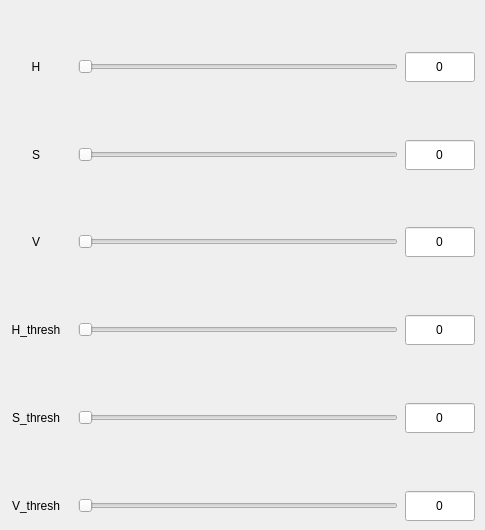
          <widget class="QWidget" name="tab_5">
           <attribute name="title">
            <string>Thresholding</string>
           </attribute>
           <widget class="QWidget" name="layoutWidget">
            <property name="geometry">
             <rect>
              <x>0</x>
              <y>0</y>
              <width>476</width>
              <height>521</height>
             </rect>
            </property>
            <layout class="QVBoxLayout" name="verticalLayout_4">
             <item>
              <spacer name="verticalSpacer_10">
               <property name="orientation">
                <enum>Qt::Vertical</enum>
               </property>
               <property name="sizeHint" stdset="0">
                <size>
                 <width>20</width>
                 <height>40</height>
                </size>
               </property>
              </spacer>
             </item>
             <item>
              <layout class="QHBoxLayout" name="horizontalLayout_7">
               <item>
                <widget class="QLabel" name="label_11">
                 <property name="minimumSize">
                  <size>
                   <width>70</width>
                   <height>20</height>
                  </size>
                 </property>
                 <property name="maximumSize">
                  <size>
                   <width>70</width>
                   <height>20</height>
                  </size>
                 </property>
                 <property name="text">
                  <string>H</string>
                 </property>
                 <property name="alignment">
                  <set>Qt::AlignCenter</set>
                 </property>
                </widget>
               </item>
               <item>
                <widget class="QSlider" name="HValue_slider">
                 <property name="minimumSize">
                  <size>
                   <width>320</width>
                   <height>30</height>
                  </size>
                 </property>
                 <property name="maximumSize">
                  <size>
                   <width>320</width>
                   <height>30</height>
                  </size>
                 </property>
                 <property name="maximum">
                  <number>255</number>
                 </property>
                 <property name="orientation">
                  <enum>Qt::Horizontal</enum>
                 </property>
                </widget>
               </item>
               <item>
                <widget class="QLineEdit" name="HValue_text">
                 <property name="minimumSize">
                  <size>
                   <width>70</width>
                   <height>30</height>
                  </size>
                 </property>
                 <property name="maximumSize">
                  <size>
                   <width>70</width>
                   <height>30</height>
                  </size>
                 </property>
                 <property name="text">
                  <string>0</string>
                 </property>
                 <property name="alignment">
                  <set>Qt::AlignCenter</set>
                 </property>
                 <property name="readOnly">
                  <bool>true</bool>
                 </property>
                </widget>
               </item>
              </layout>
             </item>
             <item>
              <spacer name="verticalSpacer_9">
               <property name="orientation">
                <enum>Qt::Vertical</enum>
               </property>
               <property name="sizeHint" stdset="0">
                <size>
                 <width>20</width>
                 <height>40</height>
                </size>
               </property>
              </spacer>
             </item>
             <item>
              <layout class="QHBoxLayout" name="horizontalLayout">
               <item>
                <widget class="QLabel" name="label_5">
                 <property name="minimumSize">
                  <size>
                   <width>70</width>
                   <height>20</height>
                  </size>
                 </property>
                 <property name="maximumSize">
                  <size>
                   <width>70</width>
                   <height>20</height>
                  </size>
                 </property>
                 <property name="text">
                  <string>S</string>
                 </property>
                 <property name="alignment">
                  <set>Qt::AlignCenter</set>
                 </property>
                </widget>
               </item>
               <item>
                <widget class="QSlider" name="SValue_slider">
                 <property name="minimumSize">
                  <size>
                   <width>320</width>
                   <height>30</height>
                  </size>
                 </property>
                 <property name="maximumSize">
                  <size>
                   <width>320</width>
                   <height>30</height>
                  </size>
                 </property>
                 <property name="maximum">
                  <number>255</number>
                 </property>
                 <property name="orientation">
                  <enum>Qt::Horizontal</enum>
                 </property>
                </widget>
               </item>
               <item>
                <widget class="QLineEdit" name="SValue_text">
                 <property name="minimumSize">
                  <size>
                   <width>70</width>
                   <height>30</height>
                  </size>
                 </property>
                 <property name="maximumSize">
                  <size>
                   <width>70</width>
                   <height>30</height>
                  </size>
                 </property>
                 <property name="text">
                  <string>0</string>
                 </property>
                 <property name="alignment">
                  <set>Qt::AlignCenter</set>
                 </property>
                 <property name="readOnly">
                  <bool>true</bool>
                 </property>
                </widget>
               </item>
              </layout>
             </item>
             <item>
              <spacer name="verticalSpacer">
               <property name="orientation">
                <enum>Qt::Vertical</enum>
               </property>
               <property name="sizeHint" stdset="0">
                <size>
                 <width>20</width>
                 <height>40</height>
                </size>
               </property>
              </spacer>
             </item>
             <item>
              <layout class="QHBoxLayout" name="horizontalLayout_2">
               <item>
                <widget class="QLabel" name="label_6">
                 <property name="minimumSize">
                  <size>
                   <width>70</width>
                   <height>20</height>
                  </size>
                 </property>
                 <property name="maximumSize">
                  <size>
                   <width>70</width>
                   <height>20</height>
                  </size>
                 </property>
                 <property name="text">
                  <string>V</string>
                 </property>
                 <property name="alignment">
                  <set>Qt::AlignCenter</set>
                 </property>
                </widget>
               </item>
               <item>
                <widget class="QSlider" name="VValue_slider">
                 <property name="minimumSize">
                  <size>
                   <width>320</width>
                   <height>30</height>
                  </size>
                 </property>
                 <property name="maximumSize">
                  <size>
                   <width>320</width>
                   <height>30</height>
                  </size>
                 </property>
                 <property name="maximum">
                  <number>255</number>
                 </property>
                 <property name="orientation">
                  <enum>Qt::Horizontal</enum>
                 </property>
                </widget>
               </item>
               <item>
                <widget class="QLineEdit" name="VValue_text">
                 <property name="minimumSize">
                  <size>
                   <width>70</width>
                   <height>30</height>
                  </size>
                 </property>
                 <property name="maximumSize">
                  <size>
                   <width>70</width>
                   <height>30</height>
                  </size>
                 </property>
                 <property name="text">
                  <string>0</string>
                 </property>
                 <property name="alignment">
                  <set>Qt::AlignCenter</set>
                 </property>
                 <property name="readOnly">
                  <bool>true</bool>
                 </property>
                </widget>
               </item>
              </layout>
             </item>
             <item>
              <spacer name="verticalSpacer_2">
               <property name="orientation">
                <enum>Qt::Vertical</enum>
               </property>
               <property name="sizeHint" stdset="0">
                <size>
                 <width>20</width>
                 <height>40</height>
                </size>
               </property>
              </spacer>
             </item>
             <item>
              <layout class="QHBoxLayout" name="horizontalLayout_3">
               <item>
                <widget class="QLabel" name="label_7">
                 <property name="minimumSize">
                  <size>
                   <width>70</width>
                   <height>20</height>
                  </size>
                 </property>
                 <property name="maximumSize">
                  <size>
                   <width>70</width>
                   <height>20</height>
                  </size>
                 </property>
                 <property name="text">
                  <string>H_thresh</string>
                 </property>
                 <property name="alignment">
                  <set>Qt::AlignCenter</set>
                 </property>
                </widget>
               </item>
               <item>
                <widget class="QSlider" name="HThreshValue_slider">
                 <property name="minimumSize">
                  <size>
                   <width>320</width>
                   <height>30</height>
                  </size>
                 </property>
                 <property name="maximumSize">
                  <size>
                   <width>320</width>
                   <height>30</height>
                  </size>
                 </property>
                 <property name="maximum">
                  <number>255</number>
                 </property>
                 <property name="orientation">
                  <enum>Qt::Horizontal</enum>
                 </property>
                </widget>
               </item>
               <item>
                <widget class="QLineEdit" name="HThreshValue_text">
                 <property name="minimumSize">
                  <size>
                   <width>70</width>
                   <height>30</height>
                  </size>
                 </property>
                 <property name="maximumSize">
                  <size>
                   <width>70</width>
                   <height>30</height>
                  </size>
                 </property>
                 <property name="text">
                  <string>0</string>
                 </property>
                 <property name="alignment">
                  <set>Qt::AlignCenter</set>
                 </property>
                 <property name="readOnly">
                  <bool>true</bool>
                 </property>
                </widget>
               </item>
              </layout>
             </item>
             <item>
              <spacer name="verticalSpacer_3">
               <property name="orientation">
                <enum>Qt::Vertical</enum>
               </property>
               <property name="sizeHint" stdset="0">
                <size>
                 <width>20</width>
                 <height>40</height>
                </size>
               </property>
              </spacer>
             </item>
             <item>
              <layout class="QHBoxLayout" name="horizontalLayout_4">
               <item>
                <widget class="QLabel" name="label_8">
                 <property name="minimumSize">
                  <size>
                   <width>70</width>
                   <height>20</height>
                  </size>
                 </property>
                 <property name="maximumSize">
                  <size>
                   <width>70</width>
                   <height>20</height>
                  </size>
                 </property>
                 <property name="text">
                  <string>S_thresh</string>
                 </property>
                 <property name="alignment">
                  <set>Qt::AlignCenter</set>
                 </property>
                </widget>
               </item>
               <item>
                <widget class="QSlider" name="SThreshValue_slider">
                 <property name="minimumSize">
                  <size>
                   <width>320</width>
                   <height>30</height>
                  </size>
                 </property>
                 <property name="maximumSize">
                  <size>
                   <width>320</width>
                   <height>30</height>
                  </size>
                 </property>
                 <property name="maximum">
                  <number>255</number>
                 </property>
                 <property name="orientation">
                  <enum>Qt::Horizontal</enum>
                 </property>
                </widget>
               </item>
               <item>
                <widget class="QLineEdit" name="SThreshValue_text">
                 <property name="minimumSize">
                  <size>
                   <width>70</width>
                   <height>30</height>
                  </size>
                 </property>
                 <property name="maximumSize">
                  <size>
                   <width>70</width>
                   <height>30</height>
                  </size>
                 </property>
                 <property name="text">
                  <string>0</string>
                 </property>
                 <property name="alignment">
                  <set>Qt::AlignCenter</set>
                 </property>
                 <property name="readOnly">
                  <bool>true</bool>
                 </property>
                </widget>
               </item>
              </layout>
             </item>
             <item>
              <spacer name="verticalSpacer_4">
               <property name="orientation">
                <enum>Qt::Vertical</enum>
               </property>
               <property name="sizeHint" stdset="0">
                <size>
                 <width>20</width>
                 <height>40</height>
                </size>
               </property>
              </spacer>
             </item>
             <item>
              <layout class="QHBoxLayout" name="horizontalLayout_5">
               <item>
                <widget class="QLabel" name="label_9">
                 <property name="minimumSize">
                  <size>
                   <width>70</width>
                   <height>20</height>
                  </size>
                 </property>
                 <property name="maximumSize">
                  <size>
                   <width>70</width>
                   <height>20</height>
                  </size>
                 </property>
                 <property name="text">
                  <string>V_thresh</string>
                 </property>
                 <property name="alignment">
                  <set>Qt::AlignCenter</set>
                 </property>
                </widget>
               </item>
               <item>
                <widget class="QSlider" name="VThreshValue_slider">
                 <property name="minimumSize">
                  <size>
                   <width>320</width>
                   <height>30</height>
                  </size>
                 </property>
                 <property name="maximumSize">
                  <size>
                   <width>320</width>
                   <height>30</height>
                  </size>
                 </property>
                 <property name="maximum">
                  <number>255</number>
                 </property>
                 <property name="orientation">
                  <enum>Qt::Horizontal</enum>
                 </property>
                </widget>
               </item>
               <item>
                <widget class="QLineEdit" name="VThreshValue_text">
                 <property name="minimumSize">
                  <size>
                   <width>70</width>
                   <height>30</height>
                  </size>
                 </property>
                 <property name="maximumSize">
                  <size>
                   <width>70</width>
                   <height>30</height>
                  </size>
                 </property>
                 <property name="text">
                  <string>0</string>
                 </property>
                 <property name="alignment">
                  <set>Qt::AlignCenter</set>
                 </property>
                 <property name="readOnly">
                  <bool>true</bool>
                 </property>
                </widget>
               </item>
              </layout>
             </item>
            </layout>
           </widget>
          </widget>
